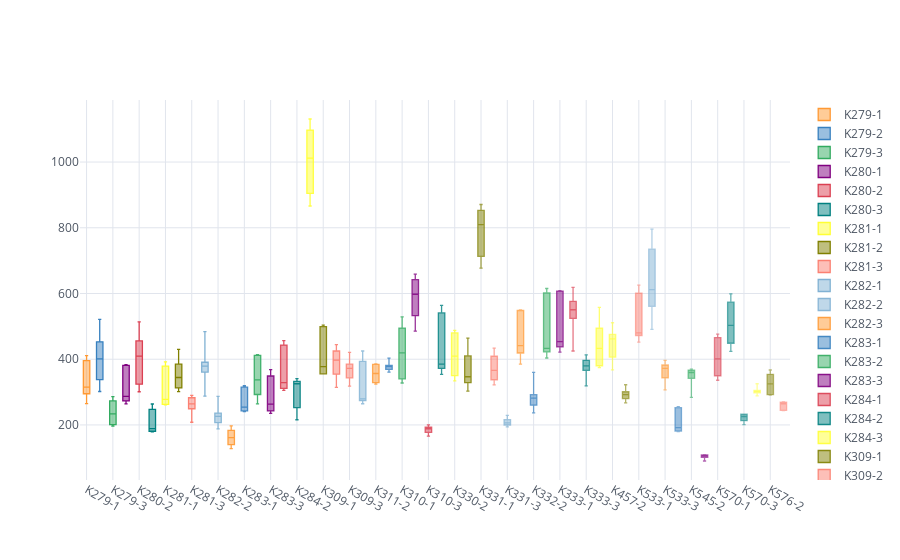

The notebook cell this image was saved under:
### Code cell
seconds.iloc[:,[0,1,5,6,7,8]].T.iplot(kind='box')

### Figure 1 — Plotly figure (JSON) as saved in the notebook; plotly's stock layout.template omitted (floating-point values rounded to 4 significant figures)
{"data": [{"boxpoints": false, "line": {"width": 1.3}, "marker": {"color": "rgba(255, 153, 51, 1.0)"}, "name": "K279-1", "orientation": "v", "type": "box", "y": [395.8, 264.8, 301.5, 295.0, 410.8, 328.8]}, {"boxpoints": false, "line": {"width": 1.3}, "marker": {"color": "rgba(55, 128, 191, 1.0)"}, "name": "K279-2", "orientation": "v", "type": "box", "y": [453.1, 387.2, 301.8, 415.3, 521, 338]}, {"boxpoints": false, "line": {"width": 1.3}, "marker": {"color": "rgba(50, 171, 96, 1.0)"}, "name": "K279-3", "orientation": "v", "type": "box", "y": [286.4, 196.2, 262.3, 204.8, 273, 201]}, {"boxpoints": false, "line": {"width": 1.3}, "marker": {"color": "rgba(128, 0, 128, 1.0)"}, "name": "K280-1", "orientation": "v", "type": "box", "y": [383.4, 264.4, 273.2, 283.0, 381, 291]}, {"boxpoints": false, "line": {"width": 1.3}, "marker": {"color": "rgba(219, 64, 82, 1.0)"}, "name": "K280-2", "orientation": "v", "type": "box", "y": [455.8, 416.9, 301, 402.0, 513.7, 324.2]}, {"boxpoints": false, "line": {"width": 1.3}, "marker": {"color": "rgba(0, 128, 128, 1.0)"}, "name": "K280-3", "orientation": "v", "type": "box", "y": [263.8, 180.8, 178.8, 193.0, 247.3, 184.8]}, {"boxpoints": false, "line": {"width": 1.3}, "marker": {"color": "rgba(255, 255, 51, 1.0)"}, "name": "K281-1", "orientation": "v", "type": "box", "y": [392.1, 261.1, 262.8, 278.0, 379, 277.8]}, {"boxpoints": false, "line": {"width": 1.3}, "marker": {"color": "rgba(128, 128, 0, 1.0)"}, "name": "K281-2", "orientation": "v", "type": "box", "y": [343.5, 385.1, 301.2, 345.2, 430, 312.8]}, {"boxpoints": false, "line": {"width": 1.3}, "marker": {"color": "rgba(251, 128, 114, 1.0)"}, "name": "K281-3", "orientation": "v", "type": "box", "y": [282.8, 257.4, 249.3, 270.8, 208.2, 289.8]}, {"boxpoints": false, "line": {"width": 1.3}, "marker": {"color": "rgba(128, 177, 211, 1.0)"}, "name": "K282-1", "orientation": "v", "type": "box", "y": [389.0, 483.7, 287.7, 369.0, 390.8, 360.8]}, {"boxpoints": false, "line": {"width": 1.3}, "marker": {"color": "rgba(128, 177, 211, 0.8999999999999999)"}, "name": "K282-2", "orientation": "v", "type": "box", "y": [221.5, 236.1, 230.7, 287.0, 188, 207.2]}, {"boxpoints": false, "line": {"width": 1.3}, "marker": {"color": "rgba(255, 153, 51, 0.8999999999999999)"}, "name": "K282-3", "orientation": "v", "type": "box", "y": [197.5, 127.8, 183.3, 140.0, 180, 143.3]}, {"boxpoints": false, "line": {"width": 1.3}, "marker": {"color": "rgba(55, 128, 191, 0.8999999999999999)"}, "name": "K283-1", "orientation": "v", "type": "box", "y": [319.2, 243.1, 241, 261.0, 315, 247.5]}, {"boxpoints": false, "line": {"width": 1.3}, "marker": {"color": "rgba(50, 171, 96, 0.8999999999999999)"}, "name": "K283-2", "orientation": "v", "type": "box", "y": [369.9, 304.1, 412, 264.0, 414, 292.7]}, {"boxpoints": false, "line": {"width": 1.3}, "marker": {"color": "rgba(128, 0, 128, 0.8999999999999999)"}, "name": "K283-3", "orientation": "v", "type": "box", "y": [368.2, 242.6, 235.5, 266.3, 349, 260.0]}, {"boxpoints": false, "line": {"width": 1.3}, "marker": {"color": "rgba(219, 64, 82, 0.8999999999999999)"}, "name": "K284-1", "orientation": "v", "type": "box", "y": [456.7, 314.9, 305.3, 311.4, 443, 342.4]}, {"boxpoints": false, "line": {"width": 1.3}, "marker": {"color": "rgba(0, 128, 128, 0.8999999999999999)"}, "name": "K284-2", "orientation": "v", "type": "box", "y": [322.1, 328.7, 215.8, 340.8, 253, 332.5]}, {"boxpoints": false, "line": {"width": 1.3}, "marker": {"color": "rgba(255, 255, 51, 0.8999999999999999)"}, "name": "K284-3", "orientation": "v", "type": "box", "y": [1019.0, 1005.0, 904.8, 1097.0, 866.2, 1131.0]}, {"boxpoints": false, "line": {"width": 1.3}, "marker": {"color": "rgba(128, 128, 0, 0.8999999999999999)"}, "name": "K309-1", "orientation": "v", "type": "box", "y": [499.2, 362.7, 355.7, 355.5, 503.8, 392.5]}, {"boxpoints": false, "line": {"width": 1.3}, "marker": {"color": "rgba(251, 128, 114, 0.8999999999999999)"}, "name": "K309-2", "orientation": "v", "type": "box", "y": [314.6, 375.3, 354.7, 444.2, 425, 419]}, {"boxpoints": false, "line": {"width": 1.3}, "marker": {"color": "rgba(251, 128, 114, 0.7999999999999998)"}, "name": "K309-3", "orientation": "v", "type": "box", "y": [365.4, 384.8, 343.3, 378.7, 318, 421.0]}, {"boxpoints": false, "line": {"width": 1.3}, "marker": {"color": "rgba(128, 177, 211, 0.7999999999999998)"}, "name": "K311-1", "orientation": "v", "type": "box", "y": [393.3, 264.5, 274, 277.2, 425, 281.8]}, {"boxpoints": false, "line": {"width": 1.3}, "marker": {"color": "rgba(255, 153, 51, 0.7999999999999998)"}, "name": "K311-2", "orientation": "v", "type": "box", "y": [324.3, 386.1, 328.5, 384.2, 372, 341.1]}, {"boxpoints": false, "line": {"width": 1.3}, "marker": {"color": "rgba(55, 128, 191, 0.7999999999999998)"}, "name": "K311-3", "orientation": "v", "type": "box", "y": [360.5, 380.9, 378.8, 369.2, 379.2, 403.4]}, {"boxpoints": false, "line": {"width": 1.3}, "marker": {"color": "rgba(50, 171, 96, 0.7999999999999998)"}, "name": "K310-1", "orientation": "v", "type": "box", "y": [461.2, 494.8, 340.3, 327.7, 529, 376.9]}, {"boxpoints": false, "line": {"width": 1.3}, "marker": {"color": "rgba(128, 0, 128, 0.7999999999999998)"}, "name": "K310-2", "orientation": "v", "type": "box", "y": [485.5, 642.2, 532.7, 658.8, 619, 576.5]}, {"boxpoints": false, "line": {"width": 1.3}, "marker": {"color": "rgba(219, 64, 82, 0.7999999999999998)"}, "name": "K310-3", "orientation": "v", "type": "box", "y": [193.1, 177.5, 188.3, 188.5, 166, 200.5]}, {"boxpoints": false, "line": {"width": 1.3}, "marker": {"color": "rgba(0, 128, 128, 0.7999999999999998)"}, "name": "K330-1", "orientation": "v", "type": "box", "y": [563.7, 376.4, 353.7, 393.5, 540.8, 372]}, {"boxpoints": false, "line": {"width": 1.3}, "marker": {"color": "rgba(255, 255, 51, 0.7999999999999998)"}, "name": "K330-2", "orientation": "v", "type": "box", "y": [421.3, 487.7, 334, 480.0, 350, 397.2]}, {"boxpoints": false, "line": {"width": 1.3}, "marker": {"color": "rgba(128, 128, 0, 0.7999999999999998)"}, "name": "K330-3", "orientation": "v", "type": "box", "y": [464.3, 343.8, 303, 349.5, 410, 328.8]}, {"boxpoints": false, "line": {"width": 1.3}, "marker": {"color": "rgba(128, 128, 0, 0.7)"}, "name": "K331-1", "orientation": "v", "type": "box", "y": [852.8, 844.6, 774.5, 870.7, 713, 677]}, {"boxpoints": false, "line": {"width": 1.3}, "marker": {"color": "rgba(251, 128, 114, 0.7)"}, "name": "K331-2", "orientation": "v", "type": "box", "y": [378.7, 353.4, 337.5, 409.0, 322, 434]}, {"boxpoints": false, "line": {"width": 1.3}, "marker": {"color": "rgba(128, 177, 211, 0.7)"}, "name": "K331-3", "orientation": "v", "type": "box", "y": [204.4, 199.9, 229, 208.4, 216, 194.2]}, {"boxpoints": false, "line": {"width": 1.3}, "marker": {"color": "rgba(255, 153, 51, 0.7)"}, "name": "K332-1", "orientation": "v", "type": "box", "y": [548.3, 427.4, 385.3, 455.2, 550, 419.0]}, {"boxpoints": false, "line": {"width": 1.3}, "marker": {"color": "rgba(55, 128, 191, 0.7)"}, "name": "K332-2", "orientation": "v", "type": "box", "y": [236.7, 274.9, 260.3, 359.7, 292, 288.3]}, {"boxpoints": false, "line": {"width": 1.3}, "marker": {"color": "rgba(50, 171, 96, 0.7)"}, "name": "K332-3", "orientation": "v", "type": "box", "y": [601.8, 422.5, 403.7, 435.6, 615.2, 430.3]}, {"boxpoints": false, "line": {"width": 1.3}, "marker": {"color": "rgba(128, 0, 128, 0.7)"}, "name": "K333-1", "orientation": "v", "type": "box", "y": [608.4, 437.6, 421.7, 446.0, 607.5, 461.5]}, {"boxpoints": false, "line": {"width": 1.3}, "marker": {"color": "rgba(219, 64, 82, 0.7)"}, "name": "K333-2", "orientation": "v", "type": "box", "y": [618.9, 546.0, 425, 576.0, 555, 524.3]}, {"boxpoints": false, "line": {"width": 1.3}, "marker": {"color": "rgba(0, 128, 128, 0.7)"}, "name": "K333-3", "orientation": "v", "type": "box", "y": [366.2, 382.1, 378, 396.7, 319, 413]}, {"boxpoints": false, "line": {"width": 1.3}, "marker": {"color": "rgba(255, 255, 51, 0.7)"}, "name": "K457-1", "orientation": "v", "type": "box", "y": [557.9, 494.7, 387.5, 380.2, 478.4, 374.7]}, {"boxpoints": false, "line": {"width": 1.3}, "marker": {"color": "rgba(255, 255, 51, 0.5999999999999999)"}, "name": "K457-2", "orientation": "v", "type": "box", "y": [367.7, 470.9, 452.8, 510.9, 406.2, 475.5]}, {"boxpoints": false, "line": {"width": 1.3}, "marker": {"color": "rgba(128, 128, 0, 0.5999999999999999)"}, "name": "K457-3", "orientation": "v", "type": "box", "y": [322.4, 301.0, 299.7, 280.3, 266.9, 285.5]}, {"boxpoints": false, "line": {"width": 1.3}, "marker": {"color": "rgba(251, 128, 114, 0.5999999999999999)"}, "name": "K533-1", "orientation": "v", "type": "box", "y": [625.5, 452.1, 472.2, 484.5, 600.8, 475.9]}, {"boxpoints": false, "line": {"width": 1.3}, "marker": {"color": "rgba(128, 177, 211, 0.5999999999999999)"}, "name": "K533-2", "orientation": "v", "type": "box", "y": [734.8, 796.0, 491, 560.9, 613, 610.7]}, {"boxpoints": false, "line": {"width": 1.3}, "marker": {"color": "rgba(255, 153, 51, 0.5999999999999999)"}, "name": "K533-3", "orientation": "v", "type": "box", "y": [382.5, 380.5, 343.2, 363.9, 307, 396.3]}, {"boxpoints": false, "line": {"width": 1.3}, "marker": {"color": "rgba(55, 128, 191, 0.5999999999999999)"}, "name": "K545-1", "orientation": "v", "type": "box", "y": [252.5, 186.4, 181.5, 179.6, 256, 197.1]}, {"boxpoints": false, "line": {"width": 1.3}, "marker": {"color": "rgba(50, 171, 96, 0.5999999999999999)"}, "name": "K545-2", "orientation": "v", "type": "box", "y": [370.0, 359.2, 283.7, 359.9, 342, 367.0]}, {"boxpoints": false, "line": {"width": 1.3}, "marker": {"color": "rgba(128, 0, 128, 0.5999999999999999)"}, "name": "K545-3", "orientation": "v", "type": "box", "y": [90.32, 101.4, 107.8, 108.8, 110, 104.0]}, {"boxpoints": false, "line": {"width": 1.3}, "marker": {"color": "rgba(219, 64, 82, 0.5999999999999999)"}, "name": "K570-1", "orientation": "v", "type": "box", "y": [476.1, 391.5, 349.3, 336.1, 466, 410.0]}, {"boxpoints": false, "line": {"width": 1.3}, "marker": {"color": "rgba(0, 128, 128, 0.5999999999999999)"}, "name": "K570-2", "orientation": "v", "type": "box", "y": [423.8, 599.0, 448.7, 573.5, 486, 520.4]}, {"boxpoints": false, "line": {"width": 1.3}, "marker": {"color": "rgba(0, 128, 128, 0.49999999999999983)"}, "name": "K570-3", "orientation": "v", "type": "box", "y": [213.1, 232.6, 224.7, 226.9, 201, 233.2]}, {"boxpoints": false, "line": {"width": 1.3}, "marker": {"color": "rgba(255, 255, 51, 0.49999999999999983)"}, "name": "K576-1", "orientation": "v", "type": "box", "y": [301.3, 288.3, 305, 297.8, 304, 325.3]}, {"boxpoints": false, "line": {"width": 1.3}, "marker": {"color": "rgba(128, 128, 0, 0.49999999999999983)"}, "name": "K576-2", "orientation": "v", "type": "box", "y": [291.1, 354.1, 318, 367.2, 292, 331.9]}, {"boxpoints": false, "line": {"width": 1.3}, "marker": {"color": "rgba(251, 128, 114, 0.49999999999999983)"}, "name": "K576-3", "orientation": "v", "type": "box", "y": [271.3, 267.7, 243.3, 261.3, 244.2, 269.6]}], "layout": {"legend": {"bgcolor": "#FFFFFF", "font": {"color": "#4D5663"}}, "paper_bgcolor": "#FFFFFF", "plot_bgcolor": "#FFFFFF", "title": {"font": {"color": "#4D5663"}}, "xaxis": {"gridcolor": "#E1E5ED", "showgrid": true, "tickfont": {"color": "#4D5663"}, "title": {"font": {"color": "#4D5663"}, "text": ""}, "zerolinecolor": "#E1E5ED"}, "yaxis": {"gridcolor": "#E1E5ED", "showgrid": true, "tickfont": {"color": "#4D5663"}, "title": {"font": {"color": "#4D5663"}, "text": ""}, "zerolinecolor": "#E1E5ED"}}}
